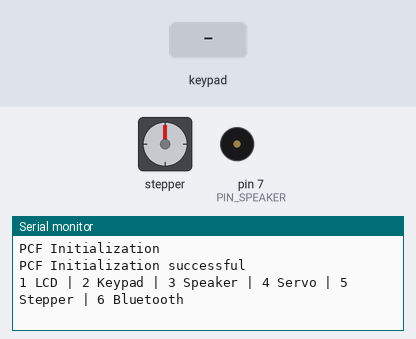
Bench run of a sketch on a simulated Arduino Uno, built with avr-gcc and run on an emulated ATmega328P. Parts: stepper motor, buzzer (waves = sounding, pin HIGH), the last lines printed to the serial monitor. Wiring (inferred from the names in the program): stepper motor (2048 steps per turn assumed): coils pin 8, pin 9, pin 10, pin 11. The test bench sets the inputs (shaded band).

Above: at 1.2 s.
1.3 s: key '1' pressed
At 3.6 s:
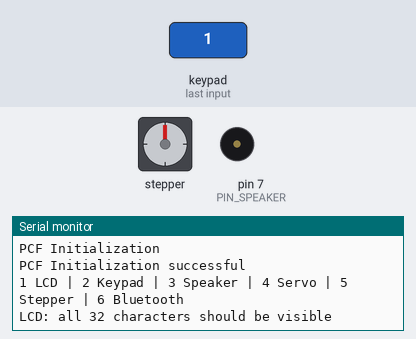
4.3 s: keypad keys 2 3 4 5 pressed 0.4 s apart
At 6.5 s:
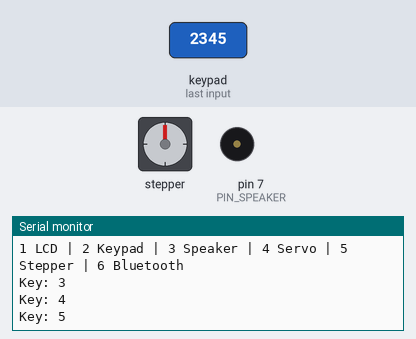
7.4 s: key 'A' pressed
At 7.8 s:
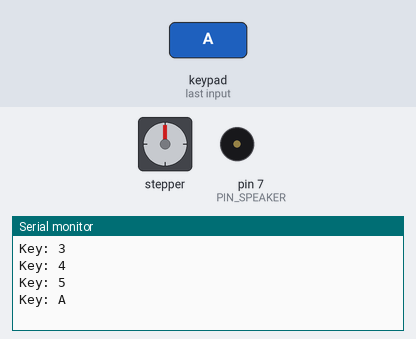
8.9 s: keypad keys 8 9 1 0 1 1 # pressed 0.4 s apart
At 12.1 s:
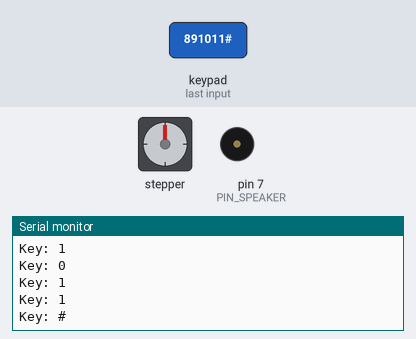
13.2 s: key 'B' pressed
At 14.4 s:
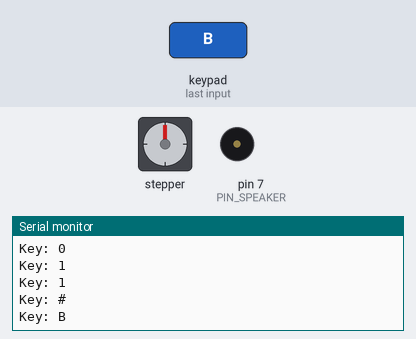
14.7 s: keypad keys 8 9 1 0 1 1 * pressed 0.4 s apart
At 17.8 s:
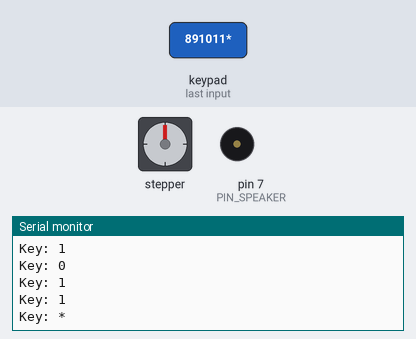
Timing chart, 0 to 19.3 s (numbered marks = the images above; inputs shaded):
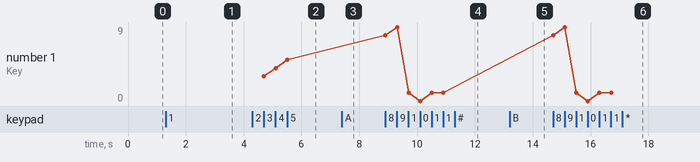

Measured:
- after the input at 1.3 s, the serial monitor: prints a new line after 1.5 s (image 1)
- after the input at 4.3 s, the serial monitor: prints a new line after 0.40 s (image 2)
- after the input at 7.4 s, the serial monitor: prints a new line at once (image 3)
- after the input at 8.9 s, the serial monitor: prints a new line at once (image 4)
- after the input at 13.2 s, the serial monitor: prints a new line at once (image 5)
- after the input at 14.7 s, the serial monitor: prints a new line at once (image 6)
- plotted number 1: 5 → 1 after the input at 8.9 s

The sketch:

AutoDrugDispencer.ino
```cpp
/* =====================================================================
   EE-490 Project I - Component bring-up test, Arduino UNO R3
   Tests one part at a time from a keypad menu

   MISSING Pins: LEDs.
   Kept: LCD, keypad, speaker, servo, stepper, Bluetooth.

   PIN MAP (Uno)
     LCD 16x2 I2C ....... A4 (SDA), A5 (SCL)   address LCD_ADDR
     Keypad rows ........ A0, A1, A2, A3 (used as digital pins)
     Keypad columns ..... D2, D3, D4, D5
     Servo (lid) ........ D6   (power from separate 5 V supply)
     Speaker/buzzer ..... D7
     Stepper (ULN2003) .. IN1 D8, IN2 D9, IN3 D10, IN4 D11
                          (power from separate 5 V supply)
     HM-10 TXD .......... D12 (Arduino RX)
     HM-10 RXD .......... D13 (Arduino TX, through 5 V -> 3.3 V divider)
     D0/D1 stay free for USB. HM-10 and Arduino grounds must be common.
   All grounds (Arduino, servo supply, stepper supply) must be common.

   LIBRARIES (Library Manager): Keypad (Stanly & Brevig), LiquidCrystal (Brabander),
     Adafruit PCF8574; Servo, Stepper, Wire, SoftwareSerial come with the IDE.

   TESTING MENU:  1 LCD   2 Keypad   3 Speaker   4 Servo   5 Stepper
                 6 Bluetooth (USB serial bridge; ~ or keypad # exits)
   ===================================================================== */

#include <Wire.h>
#include <Servo.h>
#include <Stepper.h>
#include <Keypad.h>
#include <LiquidCrystal_I2C.h>
#include <Adafruit_PCF8574.h>
#include <SoftwareSerial.h>

// ------------------------------ configuration ------------------------
#define LCD_ADDR          0x27     // try 0x3F if the screen stays blank
#define STEPS_PER_REV     2048     // 28BYJ-48 in full-step mode
#define STEPS_PER_SLOT    (STEPS_PER_REV / 4)
#define LID_CLOSED_ANGLE  0
#define LID_OPEN_ANGLE    90
#define BLUETOOTH_BAUD    9600    // must match the HM-10's stored UART baud rate

// ------------------------------ pins ---------------------------------
const uint8_t PIN_SERVO   = 6;
const uint8_t PIN_SPEAKER = 7;
const uint8_t STEP_PINS[4] = {8, 9, 10, 11};
const uint8_t PIN_BT_RX = 12;     // connected to HM-10 TXD
const uint8_t PIN_BT_TX = 13;     // connected to HM-10 RXD through divider

// ------------------------------ hardware objects ---------------------
LiquidCrystal_I2C lcd(LCD_ADDR, 16, 2);
Servo lid;
Stepper carousel(STEPS_PER_REV, 8, 10, 9, 11);   // IN1, IN3, IN2, IN4
SoftwareSerial bluetooth(PIN_BT_RX, PIN_BT_TX);

const byte ROWS = 4, COLS = 4;
char keyMap[ROWS][COLS] = {
  {'1', '2', '3', 'A'},
  {'4', '5', '6', 'B'},
  {'7', '8', '9', 'C'},
  {'*', '0', '#', 'D'}
};
byte rowPins[ROWS] = {A0, A1, A2, A3};
byte colPins[COLS] = {2, 3, 4, 5};
Keypad keypad = Keypad(makeKeymap(keyMap), rowPins, colPins, ROWS, COLS);

Adafruit_PCF8574 pcf8574;
bool pcfReady = false;
bool bluetoothTestActive = false;
// ====================================================================
//                            helpers
// ====================================================================
void show(const __FlashStringHelper* l1, const __FlashStringHelper* l2) {
  lcd.clear();
  lcd.setCursor(0, 0); lcd.print(l1);
  lcd.setCursor(0, 1); lcd.print(l2);
}

void lcdText(uint8_t row, const char* s) {
  char b[17];
  snprintf(b, sizeof(b), "%-16s", s);
  lcd.setCursor(0, row);
  lcd.print(b);
}

void printMenu() {
  Serial.println(F("\n1 LCD | 2 Keypad | 3 Speaker | 4 Servo | 5 Stepper | 6 Bluetooth"));
}

// Poll once so other work can continue while the menu is idle.
char readMenuKey() {
  char k = keypad.getKey();
  if (k) return k;
  if (Serial.available()) {
    char c = Serial.read();
    if (c != '\n' && c != '\r') return c;
  }
  return 0;
}

void servicePCF() {
  static uint32_t lastPoll = 0;
  if (!pcfReady || millis() - lastPoll < 100UL) return;
  lastPoll = millis();
  bool buttonState = pcf8574.digitalRead(0);
  pcf8574.digitalWrite(7, !buttonState);
}

uint8_t countBits(uint16_t v) {
  uint8_t c = 0;
  while (v) { c += v & 1; v >>= 1; }
  return c;
}

int keyIndex(char k) {
  for (uint8_t r = 0; r < ROWS; r++)
    for (uint8_t c = 0; c < COLS; c++)
      if (keyMap[r][c] == k) return r * COLS + c;
  return -1;
}

void releaseStepper() {
}

// ====================================================================
//                              TESTS
// ====================================================================
// 1) LCD: full-width pattern + backlight blink
void testLCD() {
  lcd.clear();
  lcd.setCursor(0, 0); lcd.print(F("0123456789ABCDEF"));
  lcd.setCursor(0, 1); lcd.print(F("LCD OK  16x2    "));
  for (uint8_t i = 0; i < 3; i++) {
    lcd.noBacklight(); delay(250);
    lcd.backlight();   delay(250);
  }
  Serial.println(F("LCD: all 32 characters should be visible"));
  delay(1500);
}

// 2) Keypad: press all 16 keys; ends when all seen or after 10 s idle
void testKeypad() {
  uint16_t seen = 0;
  show(F("Press all 16"), F("keys..."));
  uint32_t last = millis();
  while (seen != 0xFFFF && millis() - last<10000UL){
    char k = keypad.getKey();
    if (!k) continue;
    last = millis();
    int idx = keyIndex(k);
    if (idx >= 0) seen |= (1U << idx);
    Serial.print(F("Key: "));
    Serial.println(k);
    char b[17];
    snprintf(b, sizeof(b), "Key %c seen %d/16", k, countBits(seen));
    lcdText(1, b);
  }
  if (seen == 0xFFFF) {
    show(F("ALL 16 KEYS OK"), F(""));
    Serial.println(F("Keypad: all 16 keys OK"));
  } else {
    show(F("KEYPAD TIMEOUT"), F("see Serrial Mon."));
    Serial.print(F("Keypad: never saw:"));
    for (uint8_t i = 0; i < 16; i++)
      if (!((seen >> i) & 1)) {
        Serial.print(' ');
        Serial.print(keyMap[i / 4][i % 4]);
      }
    Serial.println();
  }
  delay(2000);
}

// 3) Speaker: the two category tones used by the dispenser
void testSpeaker() {
}

// 4) Servo (lid): slow sweep closed -> open -> closed
void testServo() {
}

// 5) Stepper (carousel): 1/4 turn forward, 1/4 turn back, then 1 full turn
void testStepper() {
}

// 6) Manual AT commands when disconnected; short text messages when connected.
// No AT commands or persistent configuration changes are sent automatically.
void testBluetooth() {
  bluetooth.listen();
  bluetoothTestActive = true;
  Serial.print(F("\nHM-10 bridge active: module UART at "));
  Serial.println(BLUETOOTH_BAUD);
  Serial.println(F("Serial Monitor: 115200 baud, No line ending."));
  Serial.println(F("Disconnect phone, then send AT; expect OK."));
  Serial.println(F("Connect a BLE app to exchange short text messages."));
  Serial.println(F("Exit: send ~ over USB or press # on the keypad."));
}

void serviceBluetooth() {
  // A keypad escape still works when the module is absent or silent.
  if (keypad.getKey() == '#') {
    bluetoothTestActive = false;
  }
  if (bluetoothTestActive && Serial.available()) {
    char c = Serial.read();
    if (c == '~') bluetoothTestActive = false;
    else bluetooth.write(c);
  }
  while (bluetooth.available()) {
    Serial.write(bluetooth.read());
  }
  if (bluetooth.overflow()) {
    Serial.println(F("\nBluetooth receive overflow: resend a shorter message."));
  }
  if (!bluetoothTestActive) printMenu();
}

// ====================================================================
//                           setup / loop
// ====================================================================
void setup() {
  Serial.begin(115200);
  bluetooth.begin(BLUETOOTH_BAUD);
  Wire.begin();

  pinMode(PIN_SPEAKER, OUTPUT);
  for (uint8_t i = 0; i < 4; i++) pinMode(STEP_PINS[i], OUTPUT);

  while (!Serial) {delay(10);}
  Serial.println("PCF Initialization");
  pcfReady = pcf8574.begin(0x20, &Wire);
  if (pcfReady) {
    Serial.println(F("PCF Initialization successful"));
    pcf8574.pinMode(0, INPUT_PULLUP);
    pcf8574.pinMode(7, OUTPUT);
  } else {
    Serial.println(F("PCF not found; PCF test disabled. Bluetooth remains available."));
  }
  printMenu();
}

void loop() {
  servicePCF();
  if (bluetoothTestActive) {
    serviceBluetooth();
    return;
  }

  char k = readMenuKey();
  switch (k) {
    case '1': testLCD();     break;
    case '2': testKeypad();  break;
    case '3': testSpeaker(); break;
    case '4': testServo();   break;
    case '5': testStepper(); break;
    case '6': testBluetooth(); return;
    default:  break;
  }
  if (k >= '1' && k <= '5') printMenu();
}
```
